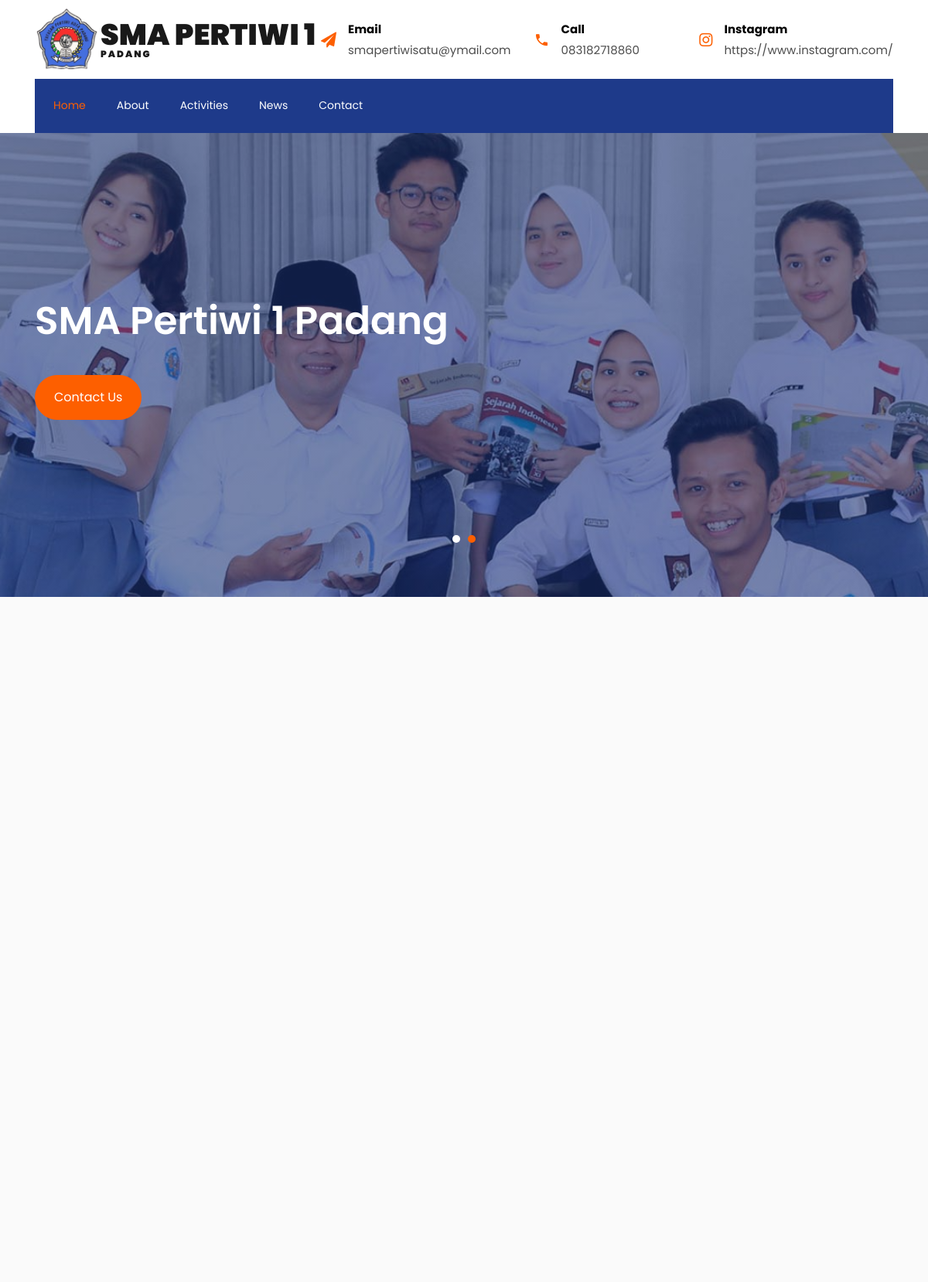
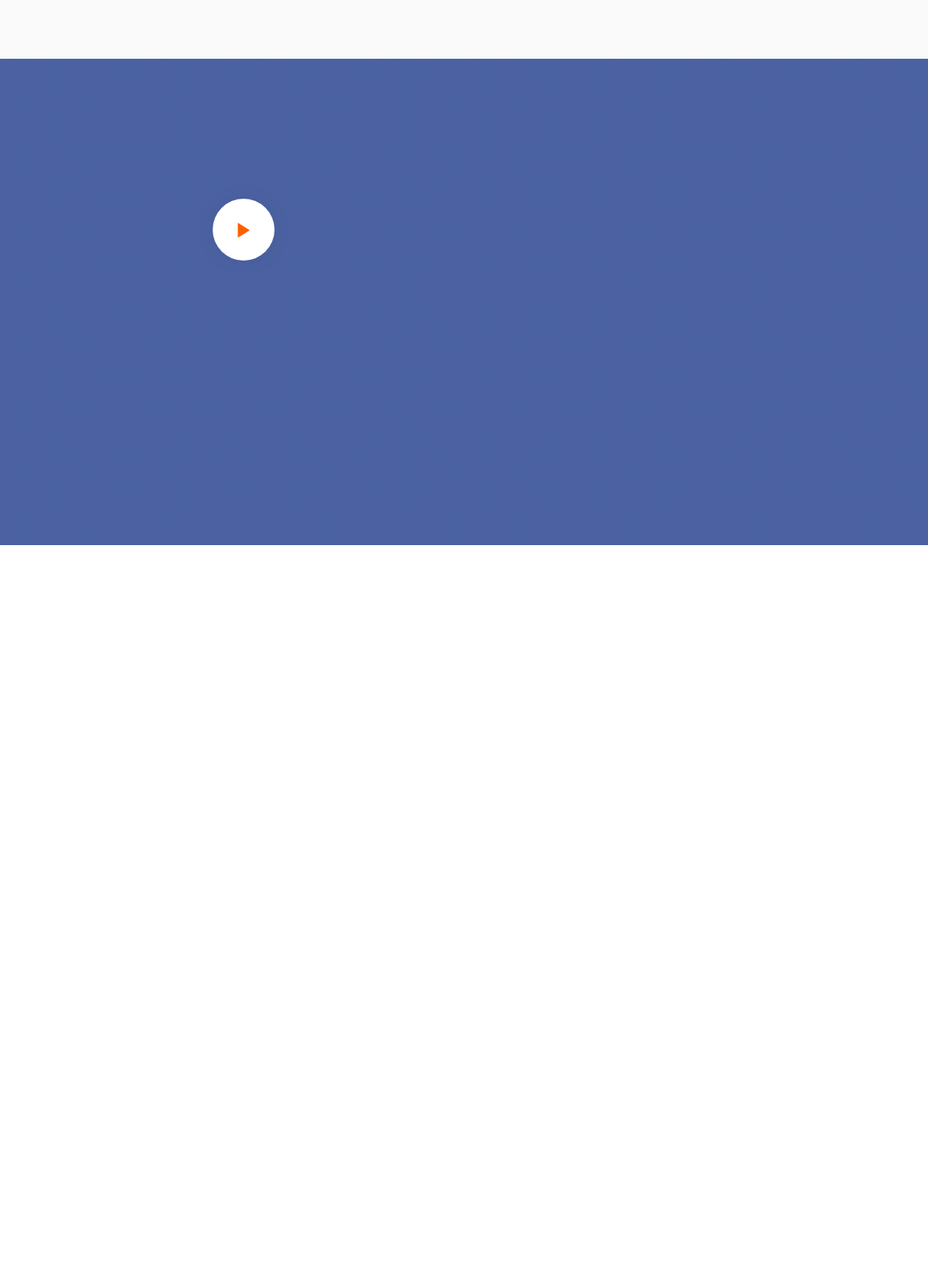
The page / (upper part) on the database its author committed (2 pictures, top to bottom).
### tables this page shows
CREATE TABLE `kontak` (
  `id_kontak` int(11) NOT NULL AUTO_INCREMENT,
  `email` varchar(255) NOT NULL,
  `instagram` varchar(255) NOT NULL,
  `no_telp` varchar(255) NOT NULL,
  `alamat` text NOT NULL,
  PRIMARY KEY (`id_kontak`)
);

CREATE TABLE `about` (
  `id_about` int(11) NOT NULL AUTO_INCREMENT,
  `visi` varchar(100) NOT NULL,
  `misi` text NOT NULL,
  `gambar_about` varchar(255) NOT NULL,
  `about` text NOT NULL,
  `jumlah_siswa` varchar(255) NOT NULL,
  `jumlah_pengajar` varchar(255) NOT NULL,
  `jumlah_ekstrakulikuler` varchar(255) NOT NULL,
  `jumlah_sarpras` varchar(255) NOT NULL,
  `video` varchar(255) NOT NULL,
  PRIMARY KEY (`id_about`)
);

### index.php (called while the page is built)
<?php
include "koneksi.php";
include "layout/header.php";
include "content.php";
include "layout/footer.php";

### home.php (the view, shortened to what this page needs)
<?php
$about = mysqli_query($koneksi, "SELECT * FROM about ORDER BY id_about DESC");
$dataabout = mysqli_fetch_array($about);
?>
<section class="home-slider owl-carousel">
    <div class="slider-item" style="background-image:url(assets/images/banner-siswa.jpg);">
        <div class="overlay"></div>
        <div class="container">
            <div class="row no-gutters slider-text align-items-center justify-content-start" data-scrollax-parent="true">
                <div class="col-md-6 ftco-animate">
                    <h1 class="mb-4">SMA Pertiwi 1 Padang</h1>
                    <p><a href="contact" class="btn btn-primary px-4 py-3 mt-3">Contact Us</a></p>
                </div>
            </div>
        </div>
    </div>
</section>
<section class="ftco-section bg-light">
    <div class="container">
        <div class="row justify-content-center mb-5 pb-2">
        </div>
        <div class="row">
        </div>
    </div>
</section>
<section class="ftco-section ftco-counter img" id="section-counter" style="background-image: url(assets/images/bg-sma.jpg);" data-stellar-background-ratio="0.5">
    <div class="container">
        <div class="row justify-content-center mb-5 pb-2 d-flex">
            <div class="col-md-6 align-items-stretch d-flex">
                <div class="img img-video d-flex align-items-center" style="background-image: url(admin/uploads/<?= $dataabout['gambar_about'] ?>);">
                    <div class="video justify-content-center">
                        <a href="<?= $dataabout['video'] ?>" class="icon-video popup-vimeo d-flex justify-content-center align-items-center">
                            <span class="ion-ios-play"></span>
                        </a>
                    </div>
                </div>
            </div>
        </div>
        <div class="row d-md-flex align-items-center justify-content-center">
            <div class="col-lg-12">
                <div class="row d-md-flex align-items-center">
                </div>
            </div>
        </div>
    </div>
</section>
<section class="ftco-section">
    <div class="container-fluid px-4">
        <div class="row justify-content-center mb-5 pb-2">
        </div>
        <div class="row">
        </div>
    </div>
</section>

### layout/header.php (shortened to what this page needs)
<?php
$kontak = mysqli_query($koneksi, "SELECT * FROM kontak ORDER BY id_kontak DESC");
$datakontak = mysqli_fetch_array($kontak);
?>
<!DOCTYPE html>
<html lang="en">
<head>
    <link rel="stylesheet" href="../assets/css/open-iconic-bootstrap.min.css">
    <link rel="stylesheet" href="../assets/css/animate.css">
    <link rel="stylesheet" href="../assets/css/owl.carousel.min.css">
    <link rel="stylesheet" href="../assets/css/owl.theme.default.min.css">
    <link rel="stylesheet" href="../assets/css/magnific-popup.css">
    <link rel="stylesheet" href="../assets/css/aos.css">
    <link rel="stylesheet" href="../assets/css/ionicons.min.css">
    <link rel="stylesheet" href="../assets/css/flaticon.css">
    <link rel="stylesheet" href="../assets/css/icomoon.css">
    <link rel="stylesheet" href="../assets/css/style.css">
</head>
<body>
    <div class="bg-top navbar-light">
        <div class="container">
            <div class="row no-gutters d-flex align-items-center align-items-stretch">
                <div class="col-md-4 d-flex align-items-center ">
                    <img style="width: 85px;" src="../admin/assets/dist/images/smapertiwi.png" alt="Logo SMA Pertiwi">
                    <a class="navbar-brand" href="index.html">SMA Pertiwi 1 <span>Padang</span></a>
                </div>
                <div class="col-lg-8 d-block">
                    <div class="row d-flex">
                        <div class="col-md d-flex topper align-items-center align-items-stretch py-md-4">
                            <div class="icon d-flex justify-content-center align-items-center"><span class="icon-paper-plane"></span></div>
                            <div class="text">
                                <span>Email</span>
                                <span><?= $datakontak['email'] ?></span>
                            </div>
                        </div>
                        <div class="col-md d-flex topper align-items-center align-items-stretch py-md-4">
                            <div class="icon d-flex justify-content-center align-items-center"><span class="icon-phone2"></span></div>
                            <div class="text">
                                <span>Call</span>
                                <span><?= $datakontak['no_telp'] ?></span>
                            </div>
                        </div>
                        <div class="col-md d-flex topper align-items-center align-items-stretch py-md-4">
                            <div class="icon d-flex justify-content-center align-items-center"><span class="icon-instagram"></span></div>
                            <div class="text">
                                <span>Instagram</span>
                                <span><?= $datakontak['instagram'] ?></span>
                            </div>
                        </div>
                    </div>
                </div>
            </div>
        </div>
    </div>
    <nav class="navbar navbar-expand-lg navbar-dark bg-dark ftco-navbar-light" id="ftco-navbar">
        <div class="container d-flex align-items-center px-4">
            <?php
            $page = isset($_GET['page']) ? $_GET['page'] : 'home';
            ?>
            <div class="collapse navbar-collapse" id="ftco-nav">
                <ul class="navbar-nav mr-auto">
                    <li class="nav-item <?php echo ($page == 'home') ? 'active' : ''; ?>"><a href="/" class="nav-link pl-0">Home</a></li>
                    <li class="nav-item <?php echo ($page == 'about') ? 'active' : ''; ?>"><a href="about" class="nav-link">About</a></li>
                    <li class="nav-item <?php echo ($page == 'activities') ? 'active' : ''; ?>"><a href="activities" class="nav-link">Activities</a></li>
                    <li class="nav-item <?php echo ($page == 'news') ? 'active' : ''; ?>"><a href="news" class="nav-link">News</a></li>
                    <li class="nav-item <?php echo ($page == 'contact') ? 'active' : ''; ?>"><a href="contact" class="nav-link">Contact</a></li>
                </ul>
            </div>
        </div>
    </nav>

### assets/css/icomoon.css (style rules this page uses)
[class^="icon-"], [class*=" icon-"] { font-family: 'icomoon' !important; speak: none; font-style: normal; font-weight: normal; font-variant: normal; text-transform: none; line-height: 1; -webkit-font-smoothing: antialiased; -moz-osx-font-smoothing: grayscale; }
.icon-instagram:before { content: "\f16d"; }
.icon-paper-plane:before { content: "\f1d8"; }
.icon-phone2:before { content: "\e0cd"; }

### rows shown on the page
kontak: email "smapertiwisatu@ymail.com", no_telp "083182718860", instagram "https://www.instagram.com/"
